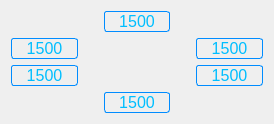
     <widget class="QWidget" name="gridLayoutWidget_4">
      <property name="geometry">
       <rect>
        <x>140</x>
        <y>778</y>
        <width>274</width>
        <height>121</height>
       </rect>
      </property>
      <layout class="QGridLayout" name="gridLayout_4">
       <item row="1" column="4">
        <widget class="QLabel" name="FR_thruster_label">
         <property name="font">
          <font>
           <pointsize>12</pointsize>
          </font>
         </property>
         <property name="styleSheet">
          <string notr="true">color: rgba(0,190,255,255);border-style: solid;border-radius: 3px;border-width: 0.5px;border-color:rgba(0,140,255,255);</string>
         </property>
         <property name="text">
          <string>1500</string>
         </property>
         <property name="alignment">
          <set>Qt::AlignCenter</set>
         </property>
        </widget>
       </item>
       <item row="1" column="0">
        <widget class="QLabel" name="FL_thruster_label">
         <property name="font">
          <font>
           <pointsize>12</pointsize>
          </font>
         </property>
         <property name="styleSheet">
          <string notr="true">color: rgba(0,190,255,255);border-style: solid;border-radius: 3px;border-width: 0.5px;border-color:rgba(0,140,255,255);</string>
         </property>
         <property name="text">
          <string>1500</string>
         </property>
         <property name="alignment">
          <set>Qt::AlignCenter</set>
         </property>
        </widget>
       </item>
       <item row="0" column="2">
        <widget class="QLabel" name="VF_thruster_label">
         <property name="font">
          <font>
           <pointsize>12</pointsize>
          </font>
         </property>
         <property name="styleSheet">
          <string notr="true">color: rgba(0,190,255,255);border-style: solid;border-radius: 3px;border-width: 0.5px;border-color:rgba(0,140,255,255);</string>
         </property>
         <property name="text">
          <string>1500</string>
         </property>
         <property name="alignment">
          <set>Qt::AlignCenter</set>
         </property>
        </widget>
       </item>
       <item row="3" column="4">
        <widget class="QLabel" name="BR_thruster_label">
         <property name="font">
          <font>
           <pointsize>12</pointsize>
          </font>
         </property>
         <property name="styleSheet">
          <string notr="true">color: rgba(0,190,255,255);border-style: solid;border-radius: 3px;border-width: 0.5px;border-color:rgba(0,140,255,255);</string>
         </property>
         <property name="text">
          <string>1500</string>
         </property>
         <property name="alignment">
          <set>Qt::AlignCenter</set>
         </property>
        </widget>
       </item>
       <item row="4" column="2">
        <widget class="QLabel" name="VB_thruster_label">
         <property name="font">
          <font>
           <pointsize>12</pointsize>
          </font>
         </property>
         <property name="styleSheet">
          <string notr="true">color: rgba(0,190,255,255);border-style: solid;border-radius: 3px;border-width: 0.5px;border-color:rgba(0,140,255,255);</string>
         </property>
         <property name="text">
          <string>1500</string>
         </property>
         <property name="alignment">
          <set>Qt::AlignCenter</set>
         </property>
        </widget>
       </item>
       <item row="3" column="0">
        <widget class="QLabel" name="BL_thruster_label">
         <property name="font">
          <font>
           <pointsize>12</pointsize>
          </font>
         </property>
         <property name="styleSheet">
          <string notr="true">color: rgba(0,190,255,255);border-style: solid;border-radius: 3px;border-width: 0.5px;border-color:rgba(0,140,255,255);</string>
         </property>
         <property name="text">
          <string>1500</string>
         </property>
         <property name="alignment">
          <set>Qt::AlignCenter</set>
         </property>
        </widget>
       </item>
       <item row="0" column="1">
        <spacer name="verticalSpacer">
         <property name="orientation">
          <enum>Qt::Vertical</enum>
         </property>
         <property name="sizeHint" stdset="0">
          <size>
           <width>20</width>
           <height>40</height>
          </size>
         </property>
        </spacer>
       </item>
       <item row="0" column="3">
        <spacer name="verticalSpacer_3">
         <property name="orientation">
          <enum>Qt::Vertical</enum>
         </property>
         <property name="sizeHint" stdset="0">
          <size>
           <width>20</width>
           <height>40</height>
          </size>
         </property>
        </spacer>
       </item>
       <item row="2" column="4">
        <spacer name="verticalSpacer_2">
         <property name="orientation">
          <enum>Qt::Vertical</enum>
         </property>
         <property name="sizeHint" stdset="0">
          <size>
           <width>20</width>
           <height>40</height>
          </size>
         </property>
        </spacer>
       </item>
      </layout>
     </widget>
